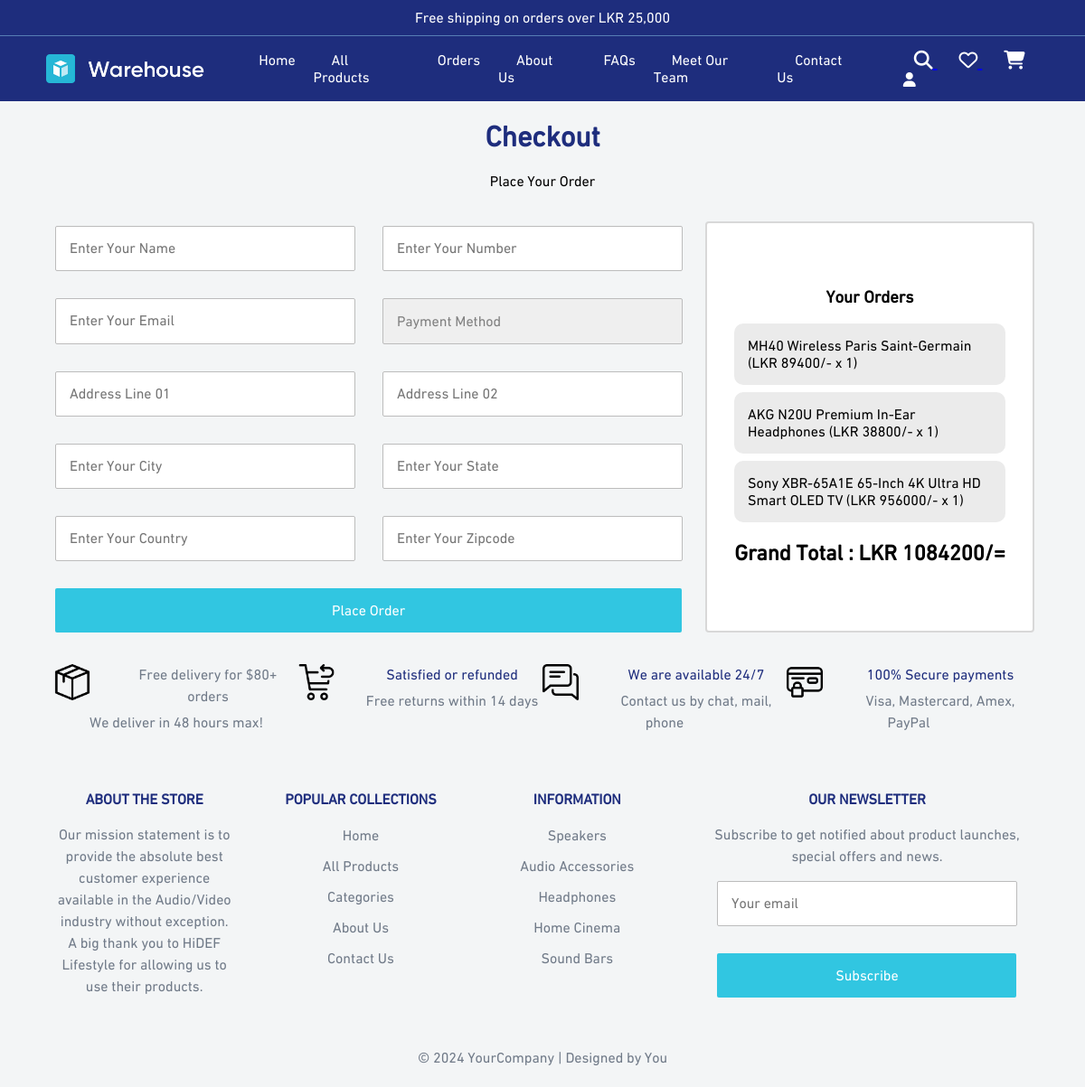
/checkout.php (signed in), run on the app's committed database.
### tables this page shows
CREATE TABLE `cart` (
  `id` int(100) NOT NULL,
  `user_id` int(100) NOT NULL,
  `pid` int(100) NOT NULL,
  `name` varchar(100) NOT NULL,
  `price` int(10) NOT NULL,
  `quantity` int(10) NOT NULL,
  `image` varchar(100) NOT NULL
);

### checkout.php (the view, shortened to what this page needs)
<?php
include 'components/connect.php';
if(isset($_SESSION['user_id'])){
   $user_id = $_SESSION['user_id'];
}else{
   $user_id = '';
   header('location:user_login.php');
};
?>
<!DOCTYPE html>
<html lang="en">
  <head>
    <link rel="stylesheet" href="./css/checkout.css" />
  </head>
<body>
<?php include 'components/user_header.php'; ?>
   <div class="log-form">
      <div class="header">
        <h1 class="header-1">Checkout</h1>
        <p class="header-title">Place Your Order</p>
      </div>
      <div class="checkout">
        <form action="" method=post>
          <div class="checkout_form">
             <div class="product_details">
               <input type="text" placeholder="Enter Your Name" name="name" maxlength="20" required/>
               <input type="number" placeholder="Enter Your Number" name="number" min="0" max="9999999999" onkeypress="if(this.value.length == 10) return false;" required/>
             </div>
             <div class="product_details">
               <input type="email" placeholder="Enter Your Email" name="email" maxlength="50" required/>
               <select name="method" required>
                 <option value disabled selected>Payment Method</option>
               </select>
             </div>
             <div class="product_details">
               <input type="text" placeholder="Address Line 01" name="flat" maxlength="50" required/>
               <input type="text" placeholder="Address Line 02" name="street" maxlength="50" required/>
             </div>
             <div class="product_details">
               <input type="text" placeholder="Enter Your City" name="city" maxlength="50" required/>
               <input type="text" placeholder="Enter Your State" name="state" maxlength="50" required/>
             </div>
             <div class="product_details">
               <input type="text" placeholder="Enter Your Country" name="country" maxlength="50" required/>
               <input type="text" placeholder="Enter Your Zipcode" min="0" name="pin_code" min="0" max="999999" onkeypress="if(this.value.length == 6) return false;" required/>
             </div>
             <button type="submit" name="order" class="btn <?= ($grand_total > 1)?'':'disabled'; ?>">Place Order</button>
          </div>
             <div class="check">
             <h3>Your Orders</h3>
                <?php
                  $grand_total = 0;
                  $select_cart = $conn->prepare("SELECT * FROM `cart` WHERE user_id = ?");
                  $select_cart->execute([$user_id]);
                  if($select_cart->rowCount() > 0){
                     while($fetch_cart = $select_cart->fetch(PDO::FETCH_ASSOC)){
                        $grand_total += ($fetch_cart['price'] * $fetch_cart['quantity']);
                  ?>
                            <div class="product-tile">
                  <p> <?= $fetch_cart['name']; ?> <span>(<?= 'LKR '.$fetch_cart['price'].'/- x '. $fetch_cart['quantity']; ?>)</span> </p>
                            </div>
                            <?php
                  }
                            }else{
                  echo '<p class="empty">your cart is empty!</p>';
                            }
                         ?>
                         <div class="grand-total"><h2>Grand Total : <span>LKR <?= $grand_total; ?>/=</span></h2></div>
             </div>
      </form>
        </div>
      </div>
<?php include 'components/footer.php'; ?>
</body>
</html>

### css/checkout.css (style rules this page uses)
body { place-items: center; gap: 50px; margin: 0; height: 100vh; background: #f3f5f6; font-family: regular; }
.header-1 { color: #1e2d7d; }
input { display: block; margin: 15px; width: 300px; border-radius: 2px; padding: 15px; font-size: medium; border: 1px solid rgb(188, 188, 188); transition: border-color 0.15s; }
input::placeholder { font-family: regular; }
button { background-color: #31c6e1; color: white; font-weight: 500; margin: 15px; border-radius: 2px; width: 693.2px; padding: 15px; font-size: medium; font-family: regular; cursor: pointer; border: 0; }
.footer,.header { text-align: center; }
.header-title { margin-bottom: 25px; }
.product_details { display: flex; }
select::placeholder { font-family: regular; }
select { appearance: none; font-family: regular; font-size: medium; display: block; margin: 15px; width: 331.6px; border-radius: 2px; padding: 15px; font-size: medium; border: 1px solid rgb(188, 188, 188); transition: border-color 0.15s; }
select:required:invalid { color: gray; }
.check { justify-items: center; justify-content: center; align-items: center; align-content: center; width: 300px; height: 391px; border: 2px solid #d8d8d8; border-radius: 4px; background-color: white; padding: 30px; margin-bottom: 10px; margin: 10px; }
form { display: flex; }
.check h3 { text-align: left; }
.product-tile p { background-color: #ebebeb; padding: 15px; border-radius: 10px; margin: 8px 0px; }
@media (width >= 500px) { body { padding: 0; } }

### css/user_header.css (style rules this page uses)
.body { font-family: regular; margin: 0; padding: 0; background: #f3f5f6; overflow-x: hidden }
p { font-family: regular; margin: 0px; }

### css/footer.css (style rules this page uses)
.body { overflow-x: hidden; font-family: regular; margin: 0; padding: 0; }

### data on the page
cart: name "MH40 Wireless Paris Saint-Germain", price "89400", quantity "1"
cart: name "AKG N20U Premium In-Ear Headphones", price "38800", quantity "1"
cart: name "Sony XBR-65A1E 65-Inch 4K Ultra HD Smart OLED TV", price "956000", quantity "1"

### other printed values
$grand_total "1084200"
